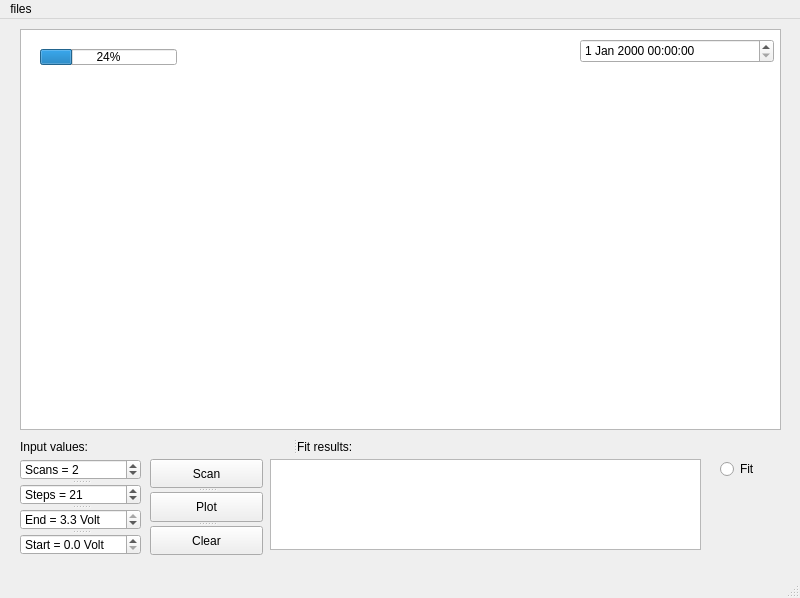
<?xml version="1.0" encoding="UTF-8"?>
<ui version="4.0">
 <class>MainWindow</class>
 <widget class="QMainWindow" name="MainWindow">
  <property name="geometry">
   <rect>
    <x>0</x>
    <y>0</y>
    <width>800</width>
    <height>598</height>
   </rect>
  </property>
  <property name="windowTitle">
   <string>MainWindow</string>
  </property>
  <widget class="QWidget" name="centralwidget">
   <widget class="PlotWidget" name="plot_widget">
    <property name="geometry">
     <rect>
      <x>20</x>
      <y>10</y>
      <width>761</width>
      <height>401</height>
     </rect>
    </property>
   </widget>
   <widget class="QDateTimeEdit" name="Date">
    <property name="geometry">
     <rect>
      <x>580</x>
      <y>20</y>
      <width>194</width>
      <height>24</height>
     </rect>
    </property>
   </widget>
   <widget class="QTextBrowser" name="fit_text">
    <property name="geometry">
     <rect>
      <x>270</x>
      <y>440</y>
      <width>431</width>
      <height>91</height>
     </rect>
    </property>
   </widget>
   <widget class="QProgressBar" name="progressBar">
    <property name="geometry">
     <rect>
      <x>40</x>
      <y>30</y>
      <width>137</width>
      <height>16</height>
     </rect>
    </property>
    <property name="value">
     <number>24</number>
    </property>
   </widget>
   <widget class="QRadioButton" name="fit_button">
    <property name="geometry">
     <rect>
      <x>720</x>
      <y>440</y>
      <width>100</width>
      <height>20</height>
     </rect>
    </property>
    <property name="text">
     <string>Fit</string>
    </property>
   </widget>
   <widget class="QSplitter" name="splitter">
    <property name="geometry">
     <rect>
      <x>20</x>
      <y>440</y>
      <width>121</width>
      <height>96</height>
     </rect>
    </property>
    <property name="orientation">
     <enum>Qt::Vertical</enum>
    </property>
    <widget class="QSpinBox" name="scans">
     <property name="suffix">
      <string/>
     </property>
     <property name="prefix">
      <string>Scans = </string>
     </property>
     <property name="minimum">
      <number>1</number>
     </property>
     <property name="maximum">
      <number>999</number>
     </property>
     <property name="value">
      <number>2</number>
     </property>
    </widget>
    <widget class="QSpinBox" name="steps">
     <property name="suffix">
      <string/>
     </property>
     <property name="prefix">
      <string>Steps = </string>
     </property>
     <property name="minimum">
      <number>1</number>
     </property>
     <property name="value">
      <number>21</number>
     </property>
    </widget>
    <widget class="QDoubleSpinBox" name="Start">
     <property name="prefix">
      <string>End = </string>
     </property>
     <property name="suffix">
      <string> Volt</string>
     </property>
     <property name="decimals">
      <number>1</number>
     </property>
     <property name="maximum">
      <double>3.300000000000000</double>
     </property>
     <property name="singleStep">
      <double>0.100000000000000</double>
     </property>
     <property name="value">
      <double>3.300000000000000</double>
     </property>
    </widget>
    <widget class="QDoubleSpinBox" name="end">
     <property name="prefix">
      <string>Start = </string>
     </property>
     <property name="suffix">
      <string> Volt</string>
     </property>
     <property name="decimals">
      <number>1</number>
     </property>
     <property name="maximum">
      <double>3.300000000000000</double>
     </property>
     <property name="singleStep">
      <double>0.100000000000000</double>
     </property>
    </widget>
   </widget>
   <widget class="QSplitter" name="splitter_2">
    <property name="geometry">
     <rect>
      <x>150</x>
      <y>440</y>
      <width>113</width>
      <height>96</height>
     </rect>
    </property>
    <property name="orientation">
     <enum>Qt::Vertical</enum>
    </property>
    <widget class="QPushButton" name="scan_button">
     <property name="text">
      <string>Scan</string>
     </property>
    </widget>
    <widget class="QPushButton" name="plot_button">
     <property name="text">
      <string>Plot</string>
     </property>
    </widget>
    <widget class="QPushButton" name="clear_button">
     <property name="text">
      <string>Clear</string>
     </property>
    </widget>
   </widget>
   <widget class="QSplitter" name="splitter_3">
    <property name="geometry">
     <rect>
      <x>20</x>
      <y>420</y>
      <width>501</width>
      <height>16</height>
     </rect>
    </property>
    <property name="orientation">
     <enum>Qt::Horizontal</enum>
    </property>
    <widget class="QLabel" name="label_2">
     <property name="text">
      <string>Input values:</string>
     </property>
    </widget>
    <widget class="QLabel" name="label">
     <property name="text">
      <string>Fit results:</string>
     </property>
    </widget>
   </widget>
  </widget>
  <widget class="QMenuBar" name="menubar">
   <property name="geometry">
    <rect>
     <x>0</x>
     <y>0</y>
     <width>800</width>
     <height>37</height>
    </rect>
   </property>
   <widget class="QMenu" name="menufiles">
    <property name="title">
     <string>files</string>
    </property>
    <addaction name="separator"/>
   </widget>
   <addaction name="menufiles"/>
  </widget>
  <widget class="QStatusBar" name="statusbar"/>
 </widget>
 <customwidgets>
  <customwidget>
   <class>PlotWidget</class>
   <extends>QGraphicsView</extends>
   <header>pyqtgraph</header>
  </customwidget>
 </customwidgets>
 <resources/>
 <connections/>
</ui>
